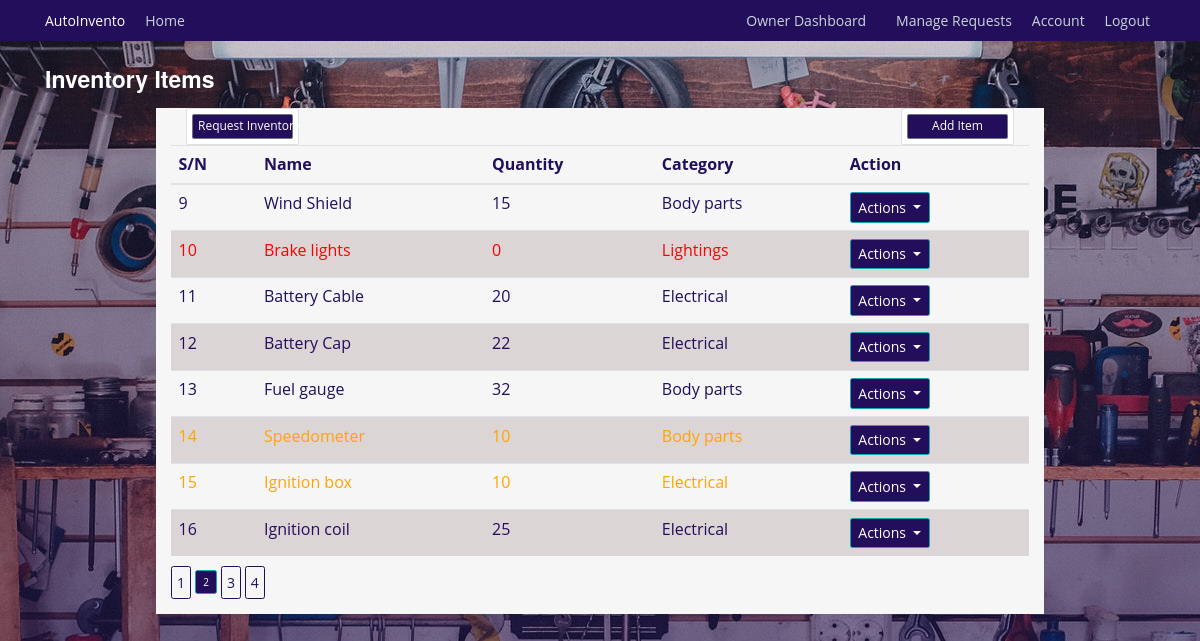
The app's page /inventory/view?page=2 (signed in) with its own data.
### autoinvento/models.py (models this page shows, shortened)
class InventoryItem(db.Model):
    id = db.Column(db.Integer, primary_key=True)
    name = db.Column(db.String(128), unique=True, nullable=False, index=True)
    quantity = db.Column(db.Integer, nullable=False)
    category = db.Column(db.String(50), nullable=False)
    low_stock_threshold = db.Column(db.Integer, default=10)
    date_added = db.Column(db.DateTime, default=datetime.utcnow)
    supplier_id = db.Column(db.Integer, db.ForeignKey('supplier.id'))
    supplier = db.relationship('Supplier', back_populates='items')
    usage_logs = db.relationship('UsageLog', back_populates='items', cascade='all, delete-orphan')
    notifications = db.relationship('Notification', back_populates='items', cascade='all, delete-orphan')
    requests = db.relationship('InventoryRequest', back_populates='requested_item')

### autoinvento/inventory/routes.py (the view)
@inventory.route('/inventory/view', methods=['GET', 'POST'])
@login_required
def view_inventories():
    page = request.args.get('page', 1, type=int)
    inventories = InventoryItem.query.paginate(page=page, per_page=8)
    return render_template('view_inventories.html', title='Inventories', inventories=inventories)

### autoinvento/models.py (called while the page is built)
@login_manager.user_loader
def load_user(mechanic_id):
    return Mechanics.query.get(int(mechanic_id))

### autoinvento/templates/view_inventories.html (shortened to what this page needs)
{% extends "base.html" %} {% block content %}
<div class="inventory">
  <h3 class="mt-4" style="color: white">Inventory Items</h3>
  <div class="container mt-2 background mt-4">
    <div class="col-md-2 float-left">
      <div class="card p-2">
        <a
          class="btn btn-sm btn-secondary"
          href="{{ url_for('users.submit_request') }}"
          >Request Inventory</a
        >
      </div>
    </div>
    <div class="col-md-2 float-right">
      <div class="card p-2">
        <a
          class="btn btn-sm btn-secondary"
          href="{{ url_for('inventory.add_inventory') }}"
          >Add Item</a
        >
      </div>
    </div>
    <div class="table-responsive">
      <table class="table">
        <thead>
          <tr>
            <th>S/N</th>
            <th>Name</th>
            <th>Quantity</th>
            <th>Category</th>
            <th>Action</th>
          </tr>
        </thead>
        <tbody>
          {% for inventory in inventories %} {% if inventory.quantity > 0 and
          inventory.quantity <= 10 %}
          <tr style="color: orange">
            {% elif inventory.quantity == 0 %}
          <tr style="color: red">
            {% else %}
          <tr style="color: #220e5b">
            {% endif %}
            <td>{{ inventory.id }}</td>
            <td>{{ inventory.name }}</td>
            <td>{{ inventory.quantity }}</td>
            <td>{{ inventory.category }}</td>
            <td>
              <div class="dropdown">
                <button
                  class="btn btn-info dropdown-toggle"
                  type="button"
                  data-bs-toggle="dropdown"
                  aria-expanded="false"
                >
                  Actions
                </button>
              </div>
            </td>
          </tr>
          {% endfor %}
        </tbody>
      </table>
    </div>
    {% for page_num in inventories.iter_pages(left_edge=1, right_edge=1,
    left_current=1, right_current=2) %} {% if page_num %} {% if inventories.page
    == page_num %}
    <a
      class="btn btn-info mb-4"
      href="{{ url_for('inventory.view_inventories', page=page_num) }}"
      >{{ page_num }}</a
    >
    {% else %}
    <a
      class="btn btn-outline-info mb-4"
      href="{{ url_for('inventory.view_inventories', page=page_num) }}"
      >{{ page_num }}</a
    >
    {% endif %} {% else %} . . . {% endif %} {% endfor %}
  </div>
  {% endblock content %}

### autoinvento/static/css/styles.css (style rules this page uses)
:root { --color-primary: #220e5b; --color-black: #090909; --text-color: var(--color-black); --color-white: #ffffff; --color-background: #f6f6f6; --font-family-base: "Open Sans", "Helvetica Neue", Helvetica, Arial, sans-serif; --font-family-title: "Raleway", "Helvetica Neue", Helvetica, Arial, sans-serif; --font-size-small: 1.2rem; --font-size-medium: 1.4rem; --font-size-large: 1.8rem; --font-size-x-large: 2.3rem; --font-size-xx-large: 3.5rem; --font-weight-regular: 400; --font-weight-bold: 700; --nav-item-font-family: var(--font-family-title); --nav-item-font-weight: var(--font-weight-bold); --nav-item-font-size: var(--font-size-medium); --nav-item-letter-spacing: 0.04rem; --nav-item-display: inline-block; --nav-item-margin: 0 0 3rem 0; --nav-item-link-hover: var(--color-white); --section-tagline-margin: 0; --button-display: inline-block; --section-padding: 4rem 0; --section-header-padding: 0 0 3rem; --section-body-padding: 0 0 3rem; --section-header-align: center; --section-title-margin: 0; }
html { scroll-behavior: smooth; font-size: 62.5%; }
body { background: linear-gradient(180deg, var(--color-background), #689fc4); color: var(--color-primary); margin-top: 5rem; font-family: var(--font-family-base); font-size: var(--font-size-medium); font-weight: var(--font-weight-regular); }
h1, h2, h3, h4, h5, h6 { color: var(--color-primary); font-family: var(--font-family-title); font-weight: var(--font-weight-bold); }
.btn.btn-outline-info { display: var(--button-display); padding: var(--button-padding); border: 1px solid var(--color-primary); color: var(--color-primary); font-size: var(--font-size-medium); padding: 5; display: var(--button-display); }
tr:nth-child(even) { background-color: #dbd5d5; }
.btn.btn-info.dropdown-toggle { background-color: var(--color-primary); font-size: var(--font-size-medium); }
.btn-info { background-color: var(--color-primary); }
.col-md-12 h3 { font-size: var(--font-size-x-large); color: var(--color-primary); }
.container.background { margin-top: 20; background: var(--color-white); width: 80%; }
.btn.btn-sm.btn-secondary { background-color: var(--color-primary); font-size: var(--font-size-small); }
.container.mt-4 { background-color: var(--color-background); }

### records on screen
InventoryItem: id "9", name "Wind Shield", quantity "15", category "Body parts"
InventoryItem: id "10", name "Brake lights", quantity "0", category "Lightings"
InventoryItem: id "11", name "Battery Cable", quantity "20", category "Electrical"
InventoryItem: id "12", name "Battery Cap", quantity "22", category "Electrical"
InventoryItem: id "13", name "Fuel gauge", quantity "32", category "Body parts"
InventoryItem: id "14", name "Speedometer", quantity "10", category "Body parts"
InventoryItem: id "15", name "Ignition box", quantity "10", category "Electrical"
InventoryItem: id "16", name "Ignition coil", quantity "25", category "Electrical"

### other values on screen
{{ page_num }} "1" "3" "4"
{{ page_num }} "2"
